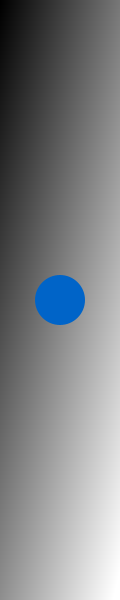
Frame 1 (no input)
Frame 60 (the mouse pressed at the canvas centre just before this capture): identical to frame 1, image omitted
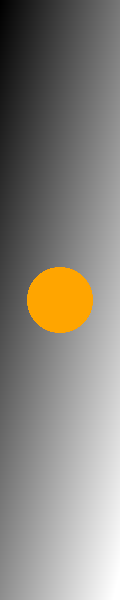
Frame 120 (the mouse held since frame 60 and released just before this capture)

The Processing sketch that drew these frames (run headless with seeded random() and noise(); from frame 60 on, the mouse is pressed at the canvas centre):

// Processing sketch: processing_131786
// ── processing_131786.pde

//Defensive Dot
//Patrick J. O'Donnel
//Homework #3: FOR and WHILE

//When the mouse gets close to the dot, it grows in size and displays a warning color.
//As the mouse stays near the dot, it eventually relaxes back to its original state.


// Size of each cell in the grid
int sq = 1;

// Number of columns and rows in our system
int cols, rows;

void setup() {
  size(120,600);
  
  // Initialize columns and rows
  cols = width/sq;
  rows = height/sq;
}

void draw() {
  //BACKGROUND
  // Begin loop for columns
  for (int i = 0; i < cols; i++) {
    // Begin loop for rows
    for (int j = 0; j < rows; j++) {
      int x = i*sq;
      int y = j*sq;
      float c = x+y/4.2;
      fill(c);
      noStroke();
      rect(x,y,10,10);
    }
  }
  
  fill(0,100,200);
  ellipse(60,300,50,50);
  float dis = sqrt((300-mouseY)*(300-mouseY)+(60-mouseX)*(60-mouseX));
  int n = 0;
  
  while (dis<70-n) {
    fill(255,165,0);
    ellipse(60,300,65,65);
    n=n+1;
    println ("n = " + n);
  }
  
  
      
   
}
